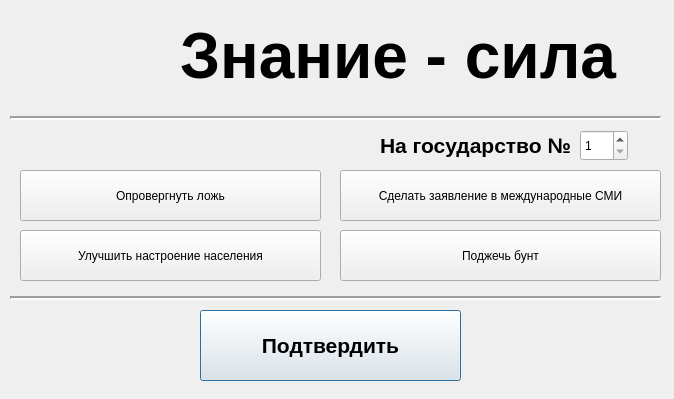
<?xml version="1.0" encoding="UTF-8"?>
<ui version="4.0">
 <class>MinCom</class>
 <widget class="QDialog" name="MinCom">
  <property name="geometry">
   <rect>
    <x>0</x>
    <y>0</y>
    <width>674</width>
    <height>399</height>
   </rect>
  </property>
  <property name="windowTitle">
   <string>Министерство по связям с общественностью</string>
  </property>
  <widget class="QPushButton" name="sayToMediaButton">
   <property name="geometry">
    <rect>
     <x>340</x>
     <y>170</y>
     <width>321</width>
     <height>51</height>
    </rect>
   </property>
   <property name="toolTip">
    <string>&lt;html&gt;&lt;head/&gt;&lt;body&gt;&lt;p&gt;стоимость: 1.000.000&lt;/p&gt;&lt;p&gt;&lt;span style=&quot; font-size:9pt;&quot;&gt;Обвинить государство в чем-нибудь.&lt;/span&gt;&lt;/p&gt;&lt;/body&gt;&lt;/html&gt;</string>
   </property>
   <property name="text">
    <string>Сделать заявление в международные СМИ</string>
   </property>
  </widget>
  <widget class="QPushButton" name="refLiesButton">
   <property name="geometry">
    <rect>
     <x>20</x>
     <y>170</y>
     <width>301</width>
     <height>51</height>
    </rect>
   </property>
   <property name="toolTip">
    <string>&lt;html&gt;&lt;head/&gt;&lt;body&gt;&lt;p&gt;стоимость: 500.000&lt;/p&gt;&lt;p&gt;&lt;span style=&quot; font-size:9pt;&quot;&gt;Освободиться от клеветы на наше государство.&lt;/span&gt;&lt;/p&gt;&lt;p&gt;&lt;span style=&quot; font-size:6pt;&quot;&gt;Ви все вретии!&lt;/span&gt;&lt;/p&gt;&lt;/body&gt;&lt;/html&gt;</string>
   </property>
   <property name="text">
    <string>Опровергнуть ложь</string>
   </property>
  </widget>
  <widget class="QPushButton" name="improveMoodButton">
   <property name="geometry">
    <rect>
     <x>20</x>
     <y>230</y>
     <width>301</width>
     <height>51</height>
    </rect>
   </property>
   <property name="toolTip">
    <string>&lt;html&gt;&lt;head/&gt;&lt;body&gt;&lt;p&gt;стоимость: 500.000&lt;/p&gt;&lt;p&gt;&lt;span style=&quot; font-size:9pt;&quot;&gt;Повысить настроение на 10%&lt;/span&gt;&lt;/p&gt;&lt;/body&gt;&lt;/html&gt;</string>
   </property>
   <property name="text">
    <string>Улучшить настроение населения</string>
   </property>
  </widget>
  <widget class="QPushButton" name="makeRiotButton">
   <property name="geometry">
    <rect>
     <x>340</x>
     <y>230</y>
     <width>321</width>
     <height>51</height>
    </rect>
   </property>
   <property name="toolTip">
    <string>&lt;html&gt;&lt;head/&gt;&lt;body&gt;&lt;p&gt;стоимость: 500.000&lt;/p&gt;&lt;p&gt;&lt;span style=&quot; font-size:9pt;&quot;&gt;Усилить недовольство в указанной стране.&lt;/span&gt;&lt;/p&gt;&lt;/body&gt;&lt;/html&gt;</string>
   </property>
   <property name="text">
    <string>Поджечь бунт</string>
   </property>
  </widget>
  <widget class="QLabel" name="label">
   <property name="geometry">
    <rect>
     <x>380</x>
     <y>130</y>
     <width>191</width>
     <height>31</height>
    </rect>
   </property>
   <property name="font">
    <font>
     <pointsize>16</pointsize>
     <weight>75</weight>
     <bold>true</bold>
    </font>
   </property>
   <property name="text">
    <string>На государство №</string>
   </property>
  </widget>
  <widget class="QSpinBox" name="numOfCountrySpinBox">
   <property name="geometry">
    <rect>
     <x>580</x>
     <y>130</y>
     <width>48</width>
     <height>31</height>
    </rect>
   </property>
   <property name="minimum">
    <number>1</number>
   </property>
  </widget>
  <widget class="QLabel" name="label_2">
   <property name="geometry">
    <rect>
     <x>30</x>
     <y>10</y>
     <width>101</width>
     <height>101</height>
    </rect>
   </property>
   <property name="frameShape">
    <enum>QFrame::NoFrame</enum>
   </property>
   <property name="text">
    <string>&lt;html&gt;&lt;head/&gt;&lt;body&gt;&lt;p&gt;&lt;img src=&quot;:/gerb.png&quot;/&gt;&lt;/p&gt;&lt;/body&gt;&lt;/html&gt;</string>
   </property>
  </widget>
  <widget class="Line" name="line_2">
   <property name="geometry">
    <rect>
     <x>10</x>
     <y>110</y>
     <width>651</width>
     <height>16</height>
    </rect>
   </property>
   <property name="lineWidth">
    <number>2</number>
   </property>
   <property name="orientation">
    <enum>Qt::Horizontal</enum>
   </property>
  </widget>
  <widget class="QLabel" name="label_3">
   <property name="geometry">
    <rect>
     <x>180</x>
     <y>20</y>
     <width>461</width>
     <height>71</height>
    </rect>
   </property>
   <property name="font">
    <font>
     <pointsize>48</pointsize>
     <weight>75</weight>
     <bold>true</bold>
    </font>
   </property>
   <property name="text">
    <string>Знание - сила</string>
   </property>
  </widget>
  <widget class="QPushButton" name="approveButton">
   <property name="enabled">
    <bool>true</bool>
   </property>
   <property name="geometry">
    <rect>
     <x>200</x>
     <y>310</y>
     <width>261</width>
     <height>71</height>
    </rect>
   </property>
   <property name="font">
    <font>
     <pointsize>16</pointsize>
     <weight>75</weight>
     <bold>true</bold>
    </font>
   </property>
   <property name="text">
    <string>Подтвердить</string>
   </property>
   <property name="default">
    <bool>true</bool>
   </property>
  </widget>
  <widget class="Line" name="line_3">
   <property name="geometry">
    <rect>
     <x>10</x>
     <y>290</y>
     <width>651</width>
     <height>16</height>
    </rect>
   </property>
   <property name="lineWidth">
    <number>2</number>
   </property>
   <property name="orientation">
    <enum>Qt::Horizontal</enum>
   </property>
  </widget>
 </widget>
 <resources/>
 <connections/>
</ui>
